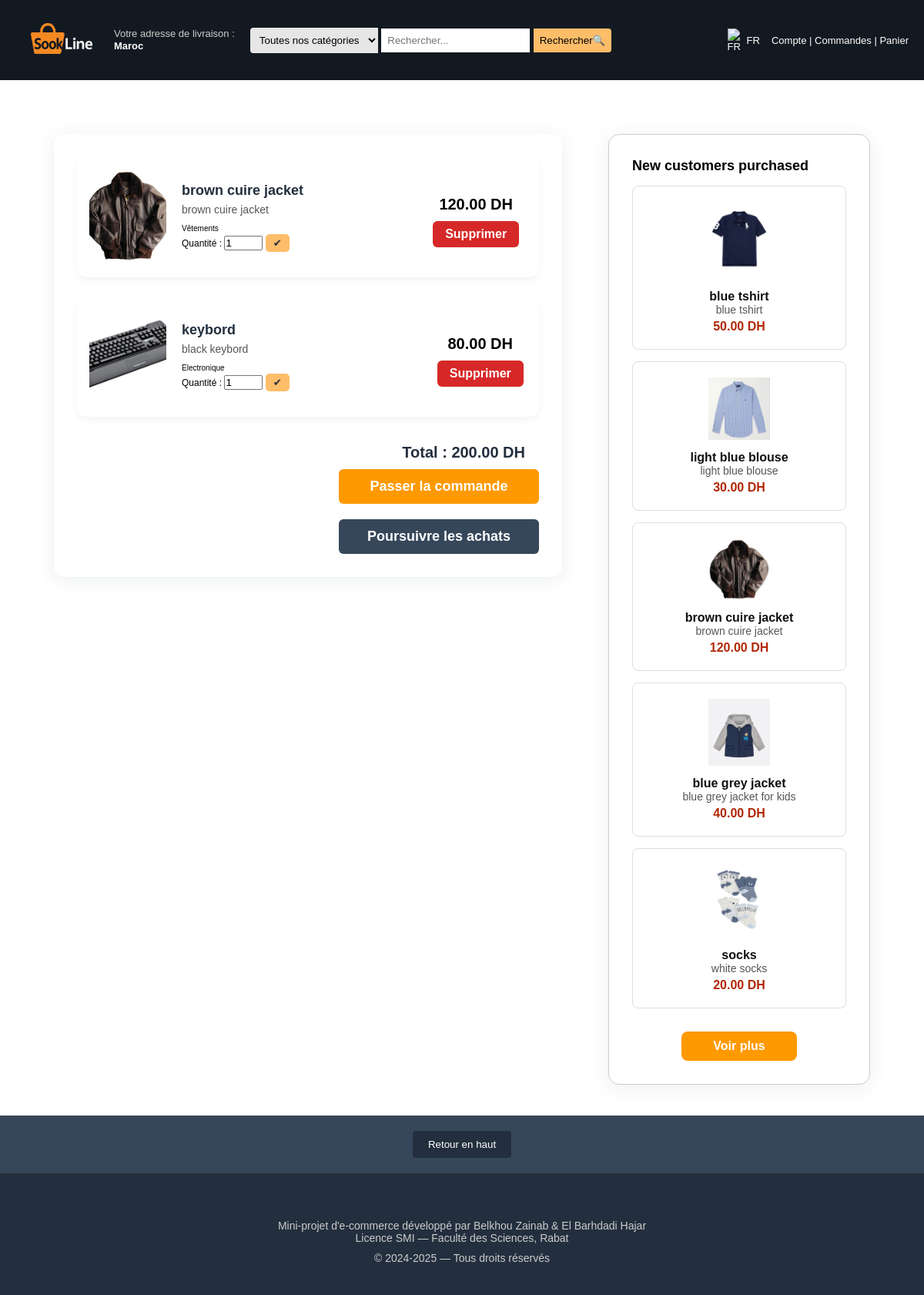
Screenshot of /PANIER.php (signed in) with the database file from the repository.
### tables this page shows
CREATE TABLE `panier` (
  `id_panier` int(11) NOT NULL,
  `id_client` int(11) NOT NULL,
  `id_produit` int(11) NOT NULL,
  `quantite` int(11) DEFAULT 1
);

CREATE TABLE `produits` (
  `id` int(11) NOT NULL,
  `nom` varchar(255) NOT NULL,
  `description` text DEFAULT NULL,
  `categorie` varchar(100) DEFAULT NULL,
  `img` varchar(255) DEFAULT NULL,
  `prix` decimal(10,2) NOT NULL,
  `avis` float DEFAULT 0
);

### PANIER.php (the view, shortened to what this page needs)
<?php
$panier = [];
$id_client = $_SESSION['client_id'] ?? null;
if ($id_client) {
    require_once 'db.php';
    $sql = "SELECT p.*, pa.quantite FROM panier pa JOIN produits p ON pa.id_produit = p.id WHERE pa.id_client = ?";
    $stmt = $conn->prepare($sql);
    $stmt->bind_param("i", $id_client);
    $stmt->execute();
    $result = $stmt->get_result();
    while($row = $result->fetch_assoc()) {
        $panier[$row['id']] = [
            'nom' => $row['nom'],
            'prix' => $row['prix'],
            'quantite' => $row['quantite'],
            'img' => $row['img'],
            'description' => $row['description'],
            'categorie' => $row['categorie']
        ];
    }
}
$sql = "SELECT p.nom, p.description, p.img, p.prix FROM produits p LIMIT 5";
$result = $conn->query($sql);
?>
<!DOCTYPE html>
<html lang="fr">
<head>
  <link rel="stylesheet" href="style.css">
</head>
<body>
<?php include 'bar.php'; ?>
<div class="main-content">
  <div class="panier-container">
    <?php
    $total = 0;
    if (empty($panier)): ?>
      <p style="padding: 20px; color: #232F3E;">Votre panier est vide.</p>
    <?php else: ?>
      <?php foreach ($panier as $id => $article):
        $sousTotal = $article['prix'] * $article['quantite'];
        $total += $sousTotal;
      ?>
      <div class="panier-item" style="display: flex; gap: 20px; margin-bottom: 25px; align-items: center;">
        <div class="img-box">
          <?php if (!empty($article['img'])): ?>
            <img src="img/<?= htmlspecialchars($article['img']) ?>" alt="<?= htmlspecialchars($article['nom']) ?>" style="width: 100px; border-radius: 8px;">
          <?php else: ?>
            <img src="img/default.png" alt="Image par défaut" style="width: 100px; border-radius: 8px;">
          <?php endif; ?>
        </div>
        <div class="details-box" style="flex:1;">
          <h3><?= htmlspecialchars($article['nom'] ?? '-') ?></h3>
          <p>
            <?php if (!empty($article['description'])): ?>
              <?= htmlspecialchars($article['description']) ?>
            <?php else: ?>
              <span style="color:#999;">Aucune description</span>
            <?php endif; ?>
          </p>
          <span class="categorie"><?= htmlspecialchars($article['categorie'] ?? '-') ?></span>
          <br>
          <span class="quantite">
              Quantité :
              <form method="post" action="modifier_quantite.php" style="display:inline;">
                  <input type="number" name="quantite" value="<?= $article['quantite'] ?>" min="1" style="width:50px;">
                  <button type="submit" style="background-color:#febd69; border:none; color:#232F3E; padding:4px 10px; border-radius:5px;">✔</button>
              </form>
          </span>
        </div>
        <div class="action-box" style="min-width: 100px; text-align: center;">
          <div class="prix"><?= number_format($article['prix'], 2) ?> DH</div>
          <a href="supprimer_panier.php?id=<?= $id ?>" class="delete-btn">Supprimer</a>
        </div>
      </div>
      <?php endforeach; ?>
      <div class="panier-total">
  <div class="prix">Total : <?= number_format($total, 2) ?> DH</div>
  <div style=" display: flex; gap: 20px; align-items: flex-end; flex-direction: column-reverse;">
 <a href="recherche.php" class="continue-btn">
  Poursuivre les achats
</a>
    <a href="valider_commande.php" class="valider-btn">Passer la commande</a>
  </div>
</div>
    <?php endif; ?>
  </div>
  <div class="hero-news">
      <h2 style="font-size: 18px; margin-bottom: 15px;">New customers purchased</h2>
      <?php if ($result && $result->num_rows > 0): ?>
          <?php while($row = $result->fetch_assoc()): ?>
              <div class="product-card" style="margin-top: 15px;">
                  <img src="img/<?= htmlspecialchars($row['img']) ?>" alt="<?= htmlspecialchars($row['nom']) ?>" style="max-width: 80px;">
                  <h3><?= htmlspecialchars($row['nom']) ?></h3>
                  <p><?= htmlspecialchars($row['description']) ?></p>
                  <div class="price"><?= number_format($row['prix'], 2) ?> DH</div>
              </div>
          <?php endwhile; ?>
      <?php else: ?>
          <p>Aucun achat récent.</p>
      <?php endif; ?>
      <a href="recherche.php" class="voir-plus-btn" style="display: block; width: 150px; margin: 30px auto 0 auto; padding: 10px 0; background: #FF9900; color: white; border-radius: 8px; text-align: center; font-weight: bold; text-decoration: none;">
    Voir plus
</a>
  </div>
</div>
<div style="text-align: center; padding: 20px; background-color: #37475a;">
  <button onclick="window.scrollTo({top: 0, behavior: 'smooth'})"
          style="padding: 10px 20px; background-color: #232f3e; color: white; border: none; cursor: pointer; border-radius: 4px;">
    Retour en haut
  </button>
</div>
<?php include 'footer.php'; ?>
</body>
</html>

### style.css (style rules this page uses)
* { margin: 0; padding: 0; box-sizing: border-box; }
body { font-family: Arial, sans-serif; transition: background-color 0.3s ease; }
.product-card { background-color: white; border: 1px solid #ddd; border-radius: 8px; padding: 20px; text-align: center; }
.product-card img { max-width: 100%; height: auto; margin-bottom: 10px; }
.product-card h3 { font-size: 16px; color: #0f1111; }
.product-card p { color: #555; font-size: 14px; }
.product-card .price { color: #b12704; font-weight: bold; margin-top: 5px; }
.hero-news { flex: 1; background-color: #fff; border: 1px solid #ccc; border-radius: 8px; padding: 20px; margin-left: 20px; margin-bottom: 20px; }
.hero-news h2 { font-size: 18px; margin-bottom: 15px; }
.main-content { display: flex; justify-content: center; gap: 40px; margin: 50px auto 0 auto; max-width: 1100px; align-items: flex-start; }
.panier-container, .hero-news { background: #fff; border-radius: 14px; box-shadow: 0 4px 24px rgba(44, 62, 80, 0.09); padding: 30px; min-width: 340px; }
.panier-container { flex: 2; }
.hero-news { flex: 1; max-width: 340px; }
.panier-container { padding: 20px; background-color: #f3f3f3; max-width: 1000px; flex: 2; align-items: center; justify-content: center; min-height: 300px; }
.panier-item { background-color: #fff; display: flex; flex-wrap: wrap; align-items: center; margin-bottom: 20px; border-radius: 12px; box-shadow: 0 4px 10px rgba(0, 0, 0, 0.05); padding: 16px; gap: 20px; }
.img-box img { width: 120px; height: 120px; object-fit: cover; border-radius: 10px; background: #eee; }
.details-box { flex: 1; min-width: 200px; }
.details-box h3 { font-size: 18px; color: #232F3E; margin-bottom: 6px; }
.details-box p { font-size: 14px; color: #555; margin-bottom: 6px; }
.categorie { font-size: 10px; margin-right: 8px; }
.quantite { font-size: 12px; }
.action-box { text-align: center; min-width: 120px; }
.prix { font-weight: bold; padding: 10px 18px; font-size: 20px; }
.delete-btn { display: inline-block; background-color: #d62828; color: white; padding: 8px 16px; border-radius: 6px; text-decoration: none; font-weight: bold; transition: background-color 0.3s ease; }
.panier-total { text-align: right; font-size: 18px; color: #232F3E; }
.valider-btn { background-color: #FF9900; padding: 12px 24px; border-radius: 6px; color: white; text-decoration: none; font-weight: bold; transition: background-color 0.3s ease; width: 260px; text-align: center; }
.continue-btn { background-color: #37475a; color: white; padding: 12px 24px; border-radius: 6px; text-decoration: none; font-weight: bold; transition: background-color 0.3s ease; border: none; display: inline-block; width: 260px; text-align: center; }
.main-content { display: flex; padding: 20px; gap: 20px; min-height: 500px; }

### PANIER.php (style rules this page uses)
.main-content { display: flex; justify-content: center; gap: 40px; margin: 50px auto 0 auto; max-width: 1100px; align-items: flex-start; }
.panier-container, .hero-news { background: #fff; border-radius: 14px; box-shadow: 0 4px 24px rgba(44,62,80,0.09); padding: 30px; min-width: 340px; }
.panier-container { flex: 2; }
.hero-news { flex: 1; max-width: 340px; }

### rows the page displays
panier: id_produit.img (picture), id_produit.nom "brown cuire jacket", id_produit.description "brown cuire jacket", id_produit.categorie "Vêtements", quantite "1", id_produit.prix "120.00"
panier: id_produit.img (picture), id_produit.nom "keybord", id_produit.description "black keybord", id_produit.categorie "Electronique", quantite "1", id_produit.prix "80.00"
produits: img (picture), nom "blue tshirt", description "blue tshirt", prix "50.00"
produits: img (picture), nom "light blue blouse", description "light blue blouse", prix "30.00"
produits: img (picture), nom "brown cuire jacket", description "brown cuire jacket", prix "120.00"
produits: img (picture), nom "blue grey jacket", description "blue grey jacket for kids", prix "40.00"
produits: img (picture), nom "socks", description "white socks", prix "20.00"

### other values shown
$total "200.00"
